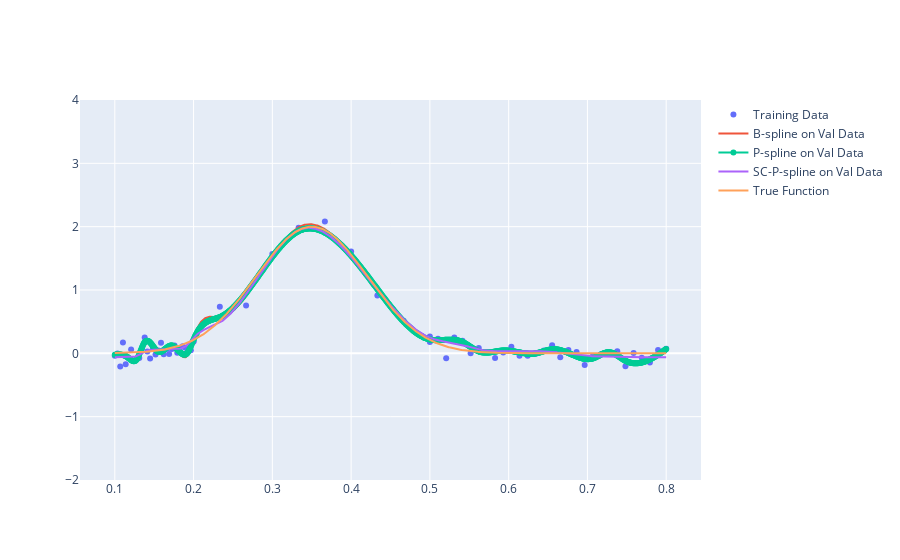

The notebook cell this image was saved under:
### Code cell
fig = go.Figure()
print("Knot type: ", knot_type)
fig.add_trace(go.Scatter(x=x, y=y, mode="markers", name="Training Data"))
fig.add_trace(go.Scatter(x=xplot, y=Bspline_plot, mode="lines", name="B-spline on Val Data"))
fig.add_trace(go.Scatter(x=xplot, y=Pspline_plot, mode="lines+markers", name="P-spline on Val Data"))
fig.add_trace(go.Scatter(x=xplot, y=SCPspline_plot, mode="lines", name="SC-P-spline on Val Data"))
fig.add_trace(go.Scatter(x=xplot, y=yplot, mode="lines", name="True Function"))
fig.update_yaxes(range=[-2, 4])

### Figure 1 — Plotly figure (JSON) as saved in the notebook; plotly's stock layout.template omitted (floating-point values rounded to 4 significant figures; data arrays with more than 128 entries replaced by an {"elided": "..."} marker saying what was removed)
{"data": [{"mode": "markers", "name": "Training Data", "type": "scatter", "x": [0.1, 0.1034, 0.1069, 0.1103, 0.1138, 0.1172, 0.1207, 0.1241, 0.1276, 0.131, 0.1345, 0.1379, 0.1414, 0.1448, 0.1483, 0.1517, 0.1552, 0.1586, 0.1621, 0.1655, 0.169, 0.1724, 0.1759, 0.1793, 0.1828, 0.1862, 0.1897, 0.1931, 0.1966, 0.2, 0.2, 0.2333, 0.2667, 0.3, 0.3333, 0.3667, 0.4, 0.4333, 0.4667, 0.5, 0.5, 0.5103, 0.5207, 0.531, 0.5414, 0.5517, 0.5621, 0.5724, 0.5828, 0.5931, 0.6034, 0.6138, 0.6241, 0.6345, 0.6448, 0.6552, 0.6655, 0.6759, 0.6862, 0.6966, 0.7069, 0.7172, 0.7276, 0.7379, 0.7483, 0.7586, 0.769, 0.7793, 0.7897, 0.8], "y": [-0.03781, -0.001045, -0.2082, 0.1704, -0.1718, -0.0753, 0.0607, -0.1124, -0.09158, -0.07435, 0.07437, 0.2515, 0.02991, -0.08209, 0.08809, -0.02038, 0.04302, 0.1688, -0.01628, 0.06742, -0.01235, 0.06975, 0.1221, 0.009693, 0.08811, 0.1131, 0.08915, 0.05183, 0.04773, 0.1954, 0.1839, 0.7359, 0.7552, 1.569, 1.982, 2.081, 1.608, 0.9143, 0.5128, 0.265, 0.1794, 0.23, -0.07824, 0.2486, 0.1981, 0.0006122, 0.08341, 0.01901, -0.07404, 0.0142, 0.1033, -0.03621, -0.03648, -0.006836, 0.04369, 0.128, -0.06337, 0.05089, 0.02164, -0.1858, -0.04193, -0.01323, -0.003956, 0.0326, -0.204, 0.004626, -0.06777, -0.1439, 0.05243, 0.07353]}, {"mode": "lines", "name": "B-spline on Val Data", "type": "scatter", "x": {"elided": "1000 float values"}, "y": {"elided": "1000 float values"}}, {"mode": "lines+markers", "name": "P-spline on Val Data", "type": "scatter", "x": {"elided": "1000 float values"}, "y": {"elided": "1000 float values"}}, {"mode": "lines", "name": "SC-P-spline on Val Data", "type": "scatter", "x": {"elided": "1000 float values"}, "y": {"elided": "1000 float values"}}, {"mode": "lines", "name": "True Function", "type": "scatter", "x": {"elided": "1000 float values"}, "y": {"elided": "1000 float values"}}], "layout": {"autosize": true, "xaxis": {"autorange": true, "range": [0.05741, 0.8426], "type": "linear"}, "yaxis": {"range": [-2, 4], "type": "linear"}}}
